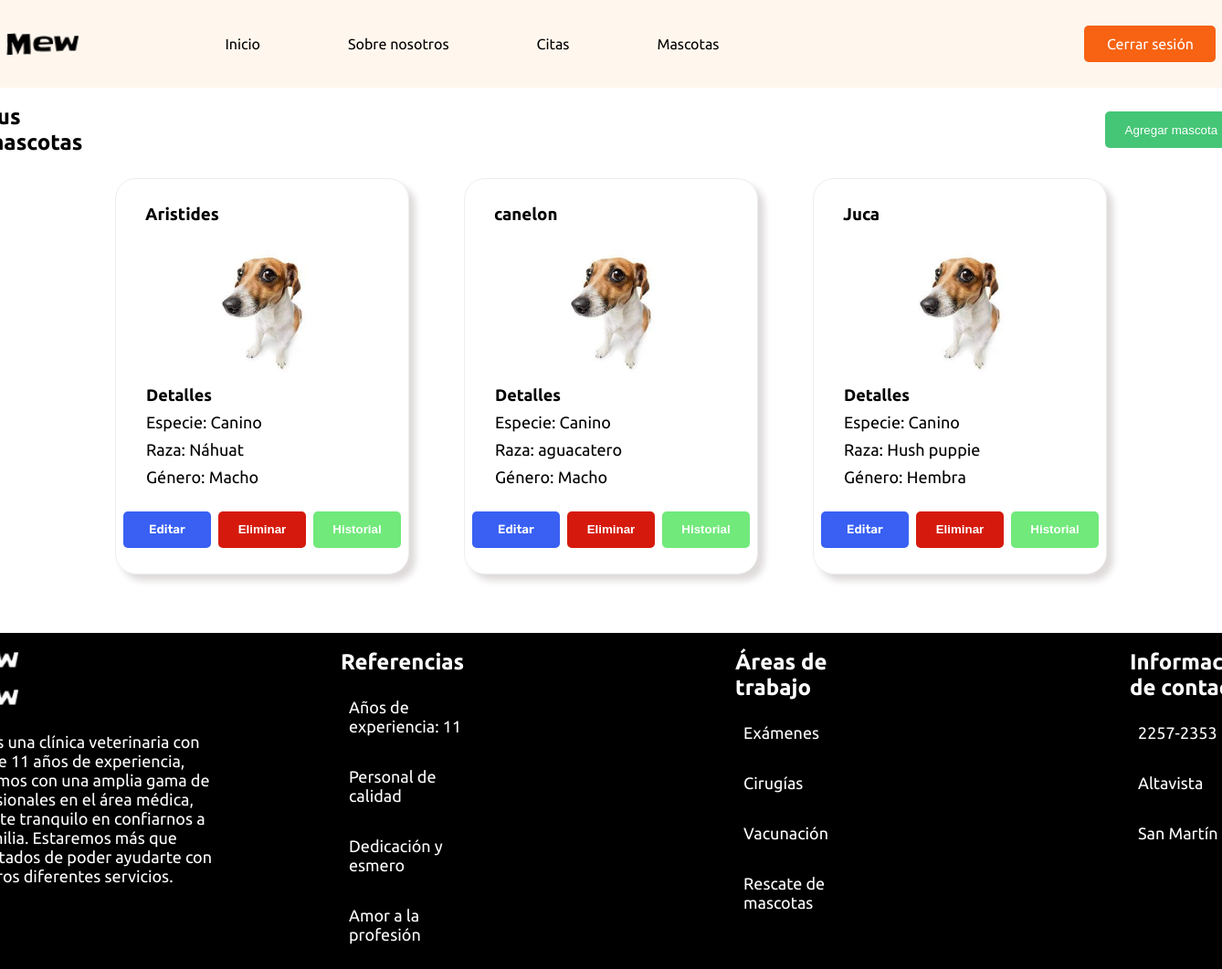
Before: /user/php/views/mascota_vista.php (signed in) with the older database file.
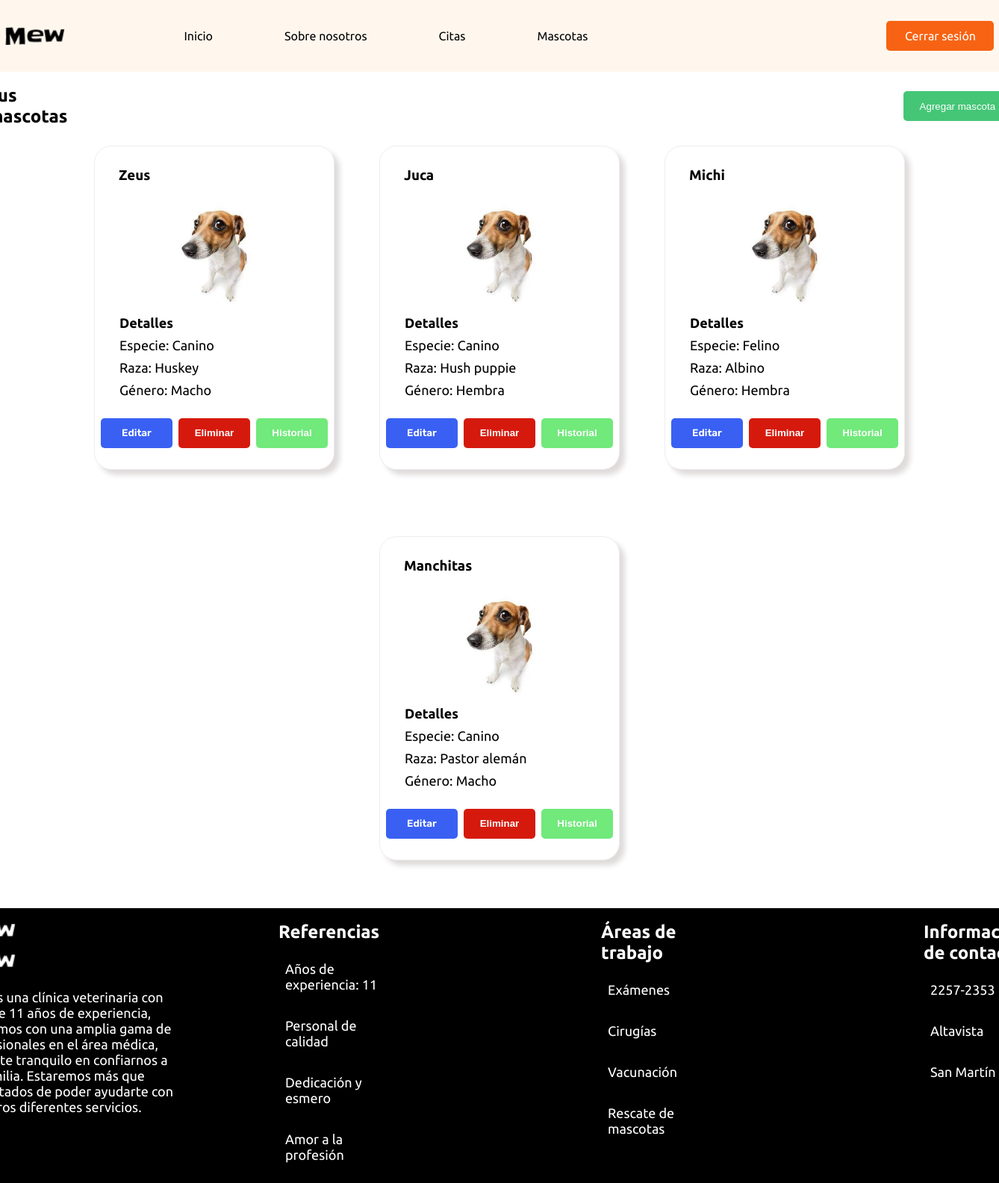
After: the same page with the newer database file.
### tables this page shows
CREATE TABLE `clientemascotas` (
  `id` int NOT NULL,
  `id_mascota` int NOT NULL,
  `id_cliente` int NOT NULL
);

CREATE TABLE `mascota` (
  `id` int NOT NULL,
  `nombre` varchar(255) NOT NULL,
  `especie` varchar(255) NOT NULL,
  `raza` varchar(255) NOT NULL,
  `edad` int NOT NULL,
  `genero` varchar(15) NOT NULL
);

### user/php/mascotas.php (called while the page is built, shortened)
<?php
$conexionBD = BD::crearInstancia();
$id_cliente = $_SESSION['usuario'];
$consulta = $conexionBD->prepare("SELECT * FROM `clientemascotas` INNER JOIN mascota ON clientemascotas.id_mascota = mascota.id WHERE id_cliente = $id_cliente");
$consulta->execute();
$listaMascotas = $consulta->fetchAll();
?>

### user/php/views/mascota_vista.php (the view, shortened to what this page needs)
<?php
include('../templates/header.php');
include('../mascotas.php');
?>
<link rel="stylesheet" href="../../css/style_mascosta_vista.css">
    <div class="Father">
        <br>
        <div class="titulo">
            <h2>Tus mascotas</h2>
            <b><a class="add_pet_a"href="form_add_mascota.php"><button class="add_pet">Agregar mascota</button></a></b>
        </div>
        <div class="sub1">
        <?php foreach($listaMascotas as $mascota){ ?>
            <div class="cards">
                <H3><?php echo $mascota['nombre']?></H3>
                <img src="../../src/img/Perrito.jpg" alt="" id="perro">
                <div class="texto">
                <p><b>Detalles</b></p>
                <p>Especie: <?php echo $mascota['especie']?></p>
                <p>Raza: <?php echo $mascota['raza']?></p>
                <p>Género: <?php echo $mascota['genero']?></p>
                </div>
                <br>
                <form action="mascota_vista.php" method="post">
                    <div class="botones">
                        <details>
                            <summary>
                            <div class="button" id="divFetch">
                                Editar
                            </div>
                            </summary>
                        </details>
                        <form action="mascota_vista.php" method="post">
                            <button id="b2" type="submit" name="accion" value="eliminar"><b>Eliminar</b></button>
                        </form>
                        <button id="b3"><b><a class="historial_pet_a" href="../../../veterinario/php/view_mascotaHistorial.php?id=<?=$mascota['id']?>">Historial</a></b></button>
                    </div>
                </form>
            </div>
        <?php }?>
        </div>
    </div>
<?php
include('../templates/footer.php');
?>
</body>
</html>

### user/php/templates/header.php (shortened to what this page needs)
<!DOCTYPE html>
<html lang="en">
<head>
    <link rel="stylesheet" href="../../css/styles_index.css">
</head>
<body>
<header>
    <nav>
        <div class="hader">
            <?php
            if (isset($_SESSION['usuario'])) { ?>
                <div class="logo">
                    <img src="../../src/img/Mew.png" alt="" id="img-h">
                </div>
                <div class="info-h">
                <a href="../views/home.php">Inicio</a>
                <a href="../views/about_us.php">Sobre nosotros</a>
                <a href="../views/vista_citas_usuario.php">Citas</a>
                <a href="../views/mascota_vista.php">Mascotas</a>
                </div>
                <div class="boton-h">
                <a href="../session/cerrar_sesion.php">Cerrar sesión</a>
                </div>
            <?php }
             ?>
        </div>
    </nav>
</header>

### user/php/templates/footer.php (shortened to what this page needs)
<!DOCTYPE html>
<html lang="en">
<body>
    <footer>
        <div class="papu-m">
            <div class="mid-f">
                <div class="info-p">
                    <?php if (isset($_SESSION['usuario'])) { ?>
                        <img src="../../src/img/logo-white.png" alt="" id="img-h">
                    <?php  }
                    if (isset($_SESSION['veterinario'])) { ?>
                        <img src="../../user/src/img/logo-white.png" alt="" id="img-h">
                    <?php } ?>
                    <P id="space">Somos una clínica veterinaria con más de 11 años de experiencia, contamos con una amplia gama de profesionales en el área médica, siéntete tranquilo en confiarnos a tu familia. Estaremos más que encantados de poder ayudarte con nuestros diferentes servicios.
                    </P>
                </div>
                <div class="info-p">
                    <h2>Referencias</h2>
                    <p>Años de experiencia: 11</p>
                    <p>Personal de calidad</p>
                    <p>Dedicación y esmero</p>
                    <p>Amor a la profesión</p>
                </div>
                <div class="info-p">
                    <h2>Áreas de trabajo</h2>
                    <p>Exámenes</p>
                    <p>Cirugías</p>
                    <p>Vacunación</p>
                    <p>Rescate de mascotas</p>
                </div>
                <div class="info-p">
                    <h2>Información de contacto</h2>
                    <p>2257-2353</p>
                    <p>Altavista</p>
                    <p>San Martín</p>
                </div>
            </div>
        </div>
    </footer>
</body>
</html>

### user/css/styles_index.css (style rules this page uses)
* { margin: 0; padding: 0; }
body { width: 100%; justify-content: center; align-items: center; font-family: 'Nunito Sans', sans-serif; font-family: 'Poppins', sans-serif; font-family: 'Ubuntu', sans-serif; }
img { height: auto; width: auto; }
.botones { display: flex; flex-direction: row; gap: 4.5rem; }
.papu-m { display: flex; align-items: center; justify-content: center; background-color: white; height: 23rem; width: 100%; background-color: black; color: white; }
.mid-f { display: flex; flex-direction: row; gap: 17rem; }
.info-p { display: flex; flex-direction: column; width: 10rem; gap: 1rem; }
#space { width: 18rem; }

### user/css/style_mascosta_vista.css (style rules this page uses)
* { margin: 0; padding: 0; }
.titulo { display: flex; justify-content: center; align-items: center; gap: 70rem; margin-left: 5rem; margin-right: 5rem; max-width: 100%; }
.sub1 { display: flex; flex-direction: row; flex-wrap: wrap; align-items: center; justify-content: center; margin-left: 6rem; margin-right: 6rem; }
.cards { background-color: rgb(255, 255, 255); width: 20rem; height: 27rem; display: flex; flex-direction: column; overflow: hidden; border-radius: 23px; justify-content: center; align-items: center; text-align: right; margin: 25px auto; border: 1px solid rgb(238, 237, 237); box-shadow: 7px 7px 7px#dfdbdb; margin-bottom: 4rem; }
#perro { width: 100px; }
.botones { display: flex; justify-content: center; align-items: center; gap: 0.5rem; }
button { border-radius: 5px; border: none; width: 6rem; height: 40px; cursor: pointer; transition: 0.5s; }
#b2 { background-color:#D51A0D; color: #ffffff; }
#b3 { background-color:#71e97b; color: #ffffff; }
.texto { text-align: start; width: 85%; }
p { margin: 9px; font-size: 18px; }
h3 { width: 80%; text-align: start; margin-bottom: 10px; }
.add_pet { border-radius: 5px; border: none; width: 9rem; height: 40px; background-color: #45C676 ; color: white; cursor: pointer; transition: 0.5s; }
.add_pet_a { text-decoration: none; color: white; }
.historial_pet_a { color: #fff; text-decoration: none; }
.button { border-radius: 5px; display: flex; align-items: center; justify-content: center; text-align: center; border: none; width: 6rem; height: 40px; font-family: 'Rubik', sans-serif; font-size: 13.33px; font-weight: 600; background-color: #3960F3 ; color: #ffffff; cursor: pointer; transition: 0.5s; box-sizing: border-box; }
details summary { list-style: none; }

### user/php/templates/header.php (style rules this page uses)
.hader { display: flex; flex-direction: row; justify-content: center; align-items: center; height: 6rem; background-color: #FFEFDE80; }
.hader a { gap: 2rem; }
.logo { display: flex; justify-content: start; }
header a { text-decoration: none; }
.info-h { display: flex; flex-direction: row; gap: 6rem; color: green; text-decoration: none; justify-content: space-around; margin-left: 10rem; }
.info-h a { color: black; text-decoration: none; text-align: center; }
.boton-h { display: flex; align-items: end; justify-content: end; flex-direction: row; gap: 2rem; padding-left: 25rem; }
.boton-h a { border-radius: 5px; border: none; width: 9rem; height: 40px; color: white; cursor: pointer; transition: 0.5s; background-color: #F76313; display: flex; align-items: center; justify-content: center; }
#img-h { height: 25px; width: 80px; }

### user/php/templates/footer.php (style rules this page uses)
.papu-m { display: flex; align-items: center; justify-content: center; background-color: white; height: 23rem; width: 100%; background-color: black; color: white; }
.mid-f { display: flex; flex-direction: row; gap: 17rem; }
.info-p { display: flex; flex-direction: column; width: 10rem; gap: 1rem; }

Changed rows visible on the page:
removed clientemascotas: id_mascota.nombre "canelon", id_mascota.especie "Canino", id_mascota.raza "aguacatero", id_mascota.genero "Macho"
changed through a linked row, clientemascotas: id_mascota.nombre "Aristides" → "Zeus"; id_mascota.raza "Náhuat" → "Huskey"
added clientemascotas: id_mascota.nombre "Michi", id_mascota.especie "Felino", id_mascota.raza "Albino", id_mascota.genero "Hembra"
added clientemascotas: id_mascota.nombre "Manchitas", id_mascota.especie "Canino", id_mascota.raza "Pastor alemán", id_mascota.genero "Macho"
